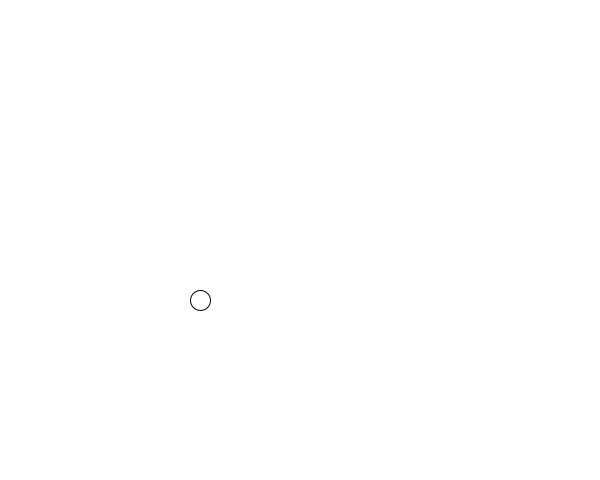
Frame 1 (no input)
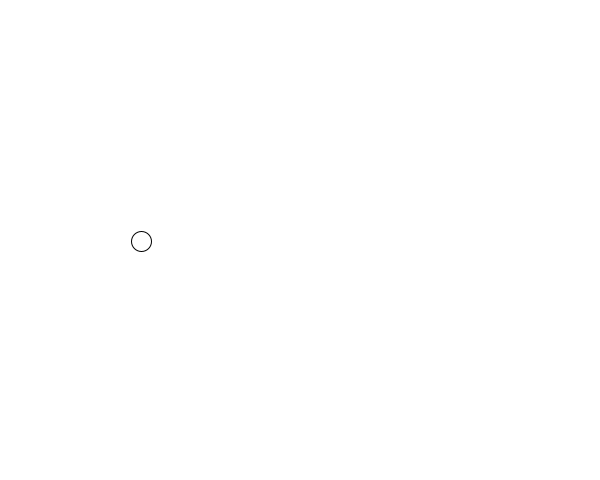
Frame 60 (the mouse pressed at the canvas centre just before this capture)
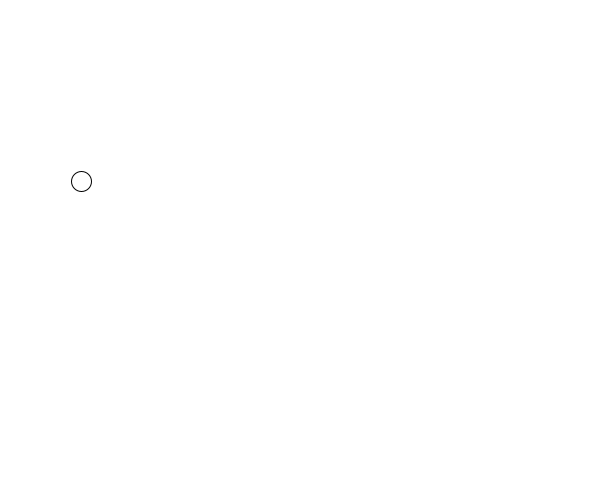
Frame 120 (the mouse held since frame 60 and released just before this capture)

The Processing sketch that drew these frames (run headless with seeded random() and noise(); from frame 60 on, the mouse is pressed at the canvas centre):

// Processing sketch: Moving_circle_with_variables
// ── Moving_circle_with_variables.pde
int x;
float y;

void setup(){
  x=200;
  y=300;
  background(255);
  size(600,480);
}

void draw(){
  background(255);
  ellipse(x,y,20,20);
  x-=1;
  y-=1;
}
